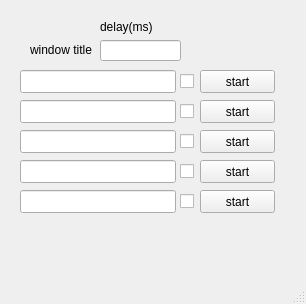
<?xml version="1.0" encoding="UTF-8"?>
<ui version="4.0">
 <class>MainWindow</class>
 <widget class="QMainWindow" name="MainWindow">
  <property name="geometry">
   <rect>
    <x>0</x>
    <y>0</y>
    <width>306</width>
    <height>304</height>
   </rect>
  </property>
  <property name="windowTitle">
   <string>auto</string>
  </property>
  <widget class="QWidget" name="centralwidget">
   <widget class="QWidget" name="widget" native="true">
    <property name="geometry">
     <rect>
      <x>10</x>
      <y>10</y>
      <width>291</width>
      <height>221</height>
     </rect>
    </property>
    <widget class="QLineEdit" name="lineEdit1">
     <property name="geometry">
      <rect>
       <x>10</x>
       <y>60</y>
       <width>156</width>
       <height>23</height>
      </rect>
     </property>
     <property name="minimumSize">
      <size>
       <width>0</width>
       <height>23</height>
      </size>
     </property>
    </widget>
    <widget class="QLineEdit" name="lineEdit2">
     <property name="geometry">
      <rect>
       <x>10</x>
       <y>90</y>
       <width>156</width>
       <height>23</height>
      </rect>
     </property>
     <property name="minimumSize">
      <size>
       <width>0</width>
       <height>23</height>
      </size>
     </property>
    </widget>
    <widget class="QLineEdit" name="lineEdit3">
     <property name="geometry">
      <rect>
       <x>10</x>
       <y>120</y>
       <width>156</width>
       <height>23</height>
      </rect>
     </property>
     <property name="minimumSize">
      <size>
       <width>0</width>
       <height>23</height>
      </size>
     </property>
    </widget>
    <widget class="QLineEdit" name="lineEdit4">
     <property name="geometry">
      <rect>
       <x>10</x>
       <y>150</y>
       <width>156</width>
       <height>23</height>
      </rect>
     </property>
     <property name="minimumSize">
      <size>
       <width>0</width>
       <height>23</height>
      </size>
     </property>
    </widget>
    <widget class="QLineEdit" name="lineEdit5">
     <property name="geometry">
      <rect>
       <x>10</x>
       <y>180</y>
       <width>156</width>
       <height>23</height>
      </rect>
     </property>
     <property name="minimumSize">
      <size>
       <width>0</width>
       <height>23</height>
      </size>
     </property>
    </widget>
    <widget class="QPushButton" name="startBtn1">
     <property name="geometry">
      <rect>
       <x>190</x>
       <y>60</y>
       <width>75</width>
       <height>23</height>
      </rect>
     </property>
     <property name="text">
      <string>start</string>
     </property>
    </widget>
    <widget class="QPushButton" name="startBtn2">
     <property name="geometry">
      <rect>
       <x>190</x>
       <y>90</y>
       <width>75</width>
       <height>23</height>
      </rect>
     </property>
     <property name="text">
      <string>start</string>
     </property>
    </widget>
    <widget class="QPushButton" name="startBtn3">
     <property name="geometry">
      <rect>
       <x>190</x>
       <y>120</y>
       <width>75</width>
       <height>23</height>
      </rect>
     </property>
     <property name="text">
      <string>start</string>
     </property>
    </widget>
    <widget class="QPushButton" name="startBtn4">
     <property name="geometry">
      <rect>
       <x>190</x>
       <y>150</y>
       <width>75</width>
       <height>23</height>
      </rect>
     </property>
     <property name="text">
      <string>start</string>
     </property>
    </widget>
    <widget class="QPushButton" name="startBtn5">
     <property name="geometry">
      <rect>
       <x>190</x>
       <y>180</y>
       <width>75</width>
       <height>23</height>
      </rect>
     </property>
     <property name="text">
      <string>start</string>
     </property>
    </widget>
    <widget class="QLabel" name="label">
     <property name="geometry">
      <rect>
       <x>20</x>
       <y>30</y>
       <width>156</width>
       <height>20</height>
      </rect>
     </property>
     <property name="text">
      <string>window title</string>
     </property>
    </widget>
    <widget class="QWidget" name="verticalLayoutWidget_2">
     <property name="geometry">
      <rect>
       <x>90</x>
       <y>10</y>
       <width>81</width>
       <height>41</height>
      </rect>
     </property>
     <layout class="QVBoxLayout" name="verticalLayout_2">
      <item>
       <widget class="QLabel" name="label_2">
        <property name="text">
         <string>delay(ms)</string>
        </property>
       </widget>
      </item>
      <item>
       <widget class="QLineEdit" name="delayLine"/>
      </item>
     </layout>
    </widget>
    <widget class="QCheckBox" name="checkBox">
     <property name="geometry">
      <rect>
       <x>170</x>
       <y>60</y>
       <width>23</width>
       <height>23</height>
      </rect>
     </property>
     <property name="text">
      <string/>
     </property>
    </widget>
    <widget class="QCheckBox" name="checkBox_2">
     <property name="geometry">
      <rect>
       <x>170</x>
       <y>90</y>
       <width>23</width>
       <height>23</height>
      </rect>
     </property>
     <property name="text">
      <string/>
     </property>
     <property name="iconSize">
      <size>
       <width>30</width>
       <height>30</height>
      </size>
     </property>
    </widget>
    <widget class="QCheckBox" name="checkBox_3">
     <property name="geometry">
      <rect>
       <x>170</x>
       <y>120</y>
       <width>23</width>
       <height>23</height>
      </rect>
     </property>
     <property name="text">
      <string/>
     </property>
     <property name="iconSize">
      <size>
       <width>30</width>
       <height>30</height>
      </size>
     </property>
    </widget>
    <widget class="QCheckBox" name="checkBox_4">
     <property name="geometry">
      <rect>
       <x>170</x>
       <y>150</y>
       <width>23</width>
       <height>23</height>
      </rect>
     </property>
     <property name="text">
      <string/>
     </property>
     <property name="iconSize">
      <size>
       <width>30</width>
       <height>30</height>
      </size>
     </property>
    </widget>
    <widget class="QCheckBox" name="checkBox_5">
     <property name="geometry">
      <rect>
       <x>170</x>
       <y>180</y>
       <width>23</width>
       <height>23</height>
      </rect>
     </property>
     <property name="text">
      <string/>
     </property>
     <property name="iconSize">
      <size>
       <width>30</width>
       <height>30</height>
      </size>
     </property>
    </widget>
   </widget>
  </widget>
  <widget class="QMenuBar" name="menubar">
   <property name="geometry">
    <rect>
     <x>0</x>
     <y>0</y>
     <width>306</width>
     <height>21</height>
    </rect>
   </property>
  </widget>
  <widget class="QStatusBar" name="statusbar"/>
 </widget>
 <resources/>
 <connections/>
</ui>
